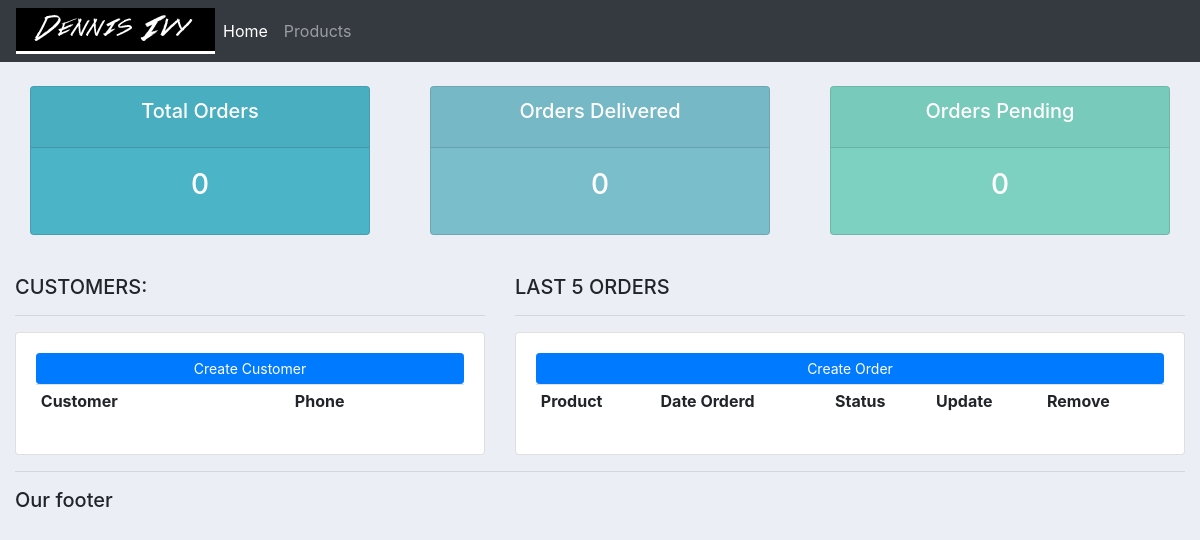
The app's page /, older data.
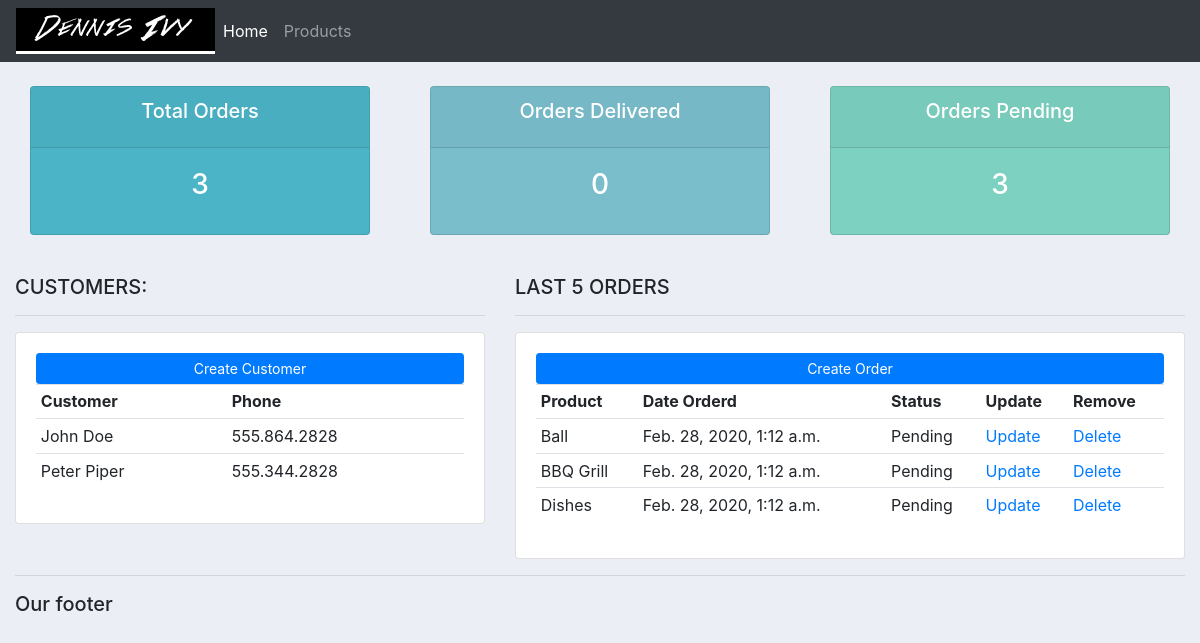
The same page, newer data.
### accounts/models.py (models this page shows, shortened)
class Customer(models.Model):
    name = models.CharField(max_length=200, null=True)
    phone = models.CharField(max_length=200, null=True)
    email = models.CharField(max_length=200, null=True)
    date_created = models.DateTimeField(auto_now_add=True, null=True)

class Order(models.Model):
    STATUS = (
        ('Pending', 'Pending'),
        ('Out of delivery', 'Out of delivery'),
        ('Delivered', 'Delivered')
    )
    customer = models.ForeignKey(Customer, null=True, on_delete=models.SET_NULL)
    product = models.ForeignKey(Product, null=True, on_delete=models.SET_NULL)
    date_created = models.DateTimeField(auto_now_add=True, null=True)
    status =  models.CharField(max_length=200, null=True, choices=STATUS)

class Product(models.Model):
    CATEGORY = (
        ('Indoor', 'Indoor'),
        ('Out door', 'Out door')
    )
    name = models.CharField(max_length=200, null=True)
    price = models.FloatField(null=True)
    category = models.CharField(max_length=200, null=True, choices=CATEGORY)
    description = models.CharField(max_length=200, null=True, blank=True)
    date_created = models.DateTimeField(auto_now_add=True, null=True)
    tags = models.ManyToManyField(Tag)
    def __str__(self):
        return self.name

### accounts/views.py (the view)
# urls.py: path('', views.home),
def home(request):
    orders = Order.objects.all()
    customers = Customer.objects.all()
    total_customers = customers.count()
    total_orders = orders.count()
    delivered = orders.filter(status='Delivered').count()
    pending = orders.filter(status='Pending').count()
    context = {
        'orders': orders,
        'customers': customers,
        'total_customers': total_customers,
        'total_orders': total_orders,
        'delivered': delivered,
        'pending': pending
    }
    return render(request, 'accounts/dashboard.html', context)

### templates/accounts/dashboard.html
{% extends 'accounts/main.html' %}
{% block content %}
{%  include 'accounts/status.html' %}
<br>
<div class="row">
	<div class="col-md-5">
		<h5>CUSTOMERS:</h5>
		<hr>
		<div class="card card-body">
			<a class="btn btn-primary  btn-sm btn-block" href="">Create Customer</a>
			<table class="table table-sm">
				<tr>
					<th>Customer</th>
					<th>Phone</th>
				</tr>
				{% for c in customers %}
					<tr>
						<td>{{ c.name }}</td>
						<td>{{ c.phone }}</td>
					</tr>
				{% endfor %}
			</table>
		</div>
	</div>
	<div class="col-md-7">
		<h5>LAST 5 ORDERS</h5>
		<hr>
		<div class="card card-body">
			<a class="btn btn-primary  btn-sm btn-block" href="">Create Order</a>
			<table class="table table-sm">
				<tr>
					<th>Product</th>
					<th>Date Orderd</th>
					<th>Status</th>
					<th>Update</th>
					<th>Remove</th>
				</tr>
				{% for o in orders %}
					<tr>
						<td>{{ o.product }}</td>
						<td>{{ o.date_created }}</td>
						<td>{{ o.status }}</td>
						<td><a href="">Update</a></td>
						<td><a href="">Delete</a></td>
					</tr>
				{% endfor %}
			</table>
		</div>
	</div>
</div>
{% endblock %}

### templates/accounts/main.html (shortened to what this page needs)
{% load static %}
<!DOCTYPE html>
<html lang="en">
<head>
    <link rel="stylesheet" href="https://stackpath.bootstrapcdn.com/bootstrap/4.3.1/css/bootstrap.min.css">
    <link rel="stylesheet" type="text/css" href="{% static '/css/main.css' %}">
</head>
<body>
    {% include 'accounts/navbar.html' %}
    <div class="container-fluid">
    {% block content %}
    {% endblock %}
    <hr>
    <h5>Our footer</h5>
</body>
</html>

### templates/accounts/navbar.html (shortened to what this page needs)
{% load static %}
<nav class="navbar navbar-expand-lg navbar-dark bg-dark">
  <img src="{% static 'images/logo.png' %}">
  <div class="collapse navbar-collapse" id="navbarNav">
    <ul class="navbar-nav">
      <li class="nav-item active">
        <a class="nav-link" href="#">Home</a>
      </li>
      <li class="nav-item">
        <a class="nav-link" href="#">Products</a>
      </li>
    </ul>
  </div>
</nav>

### templates/accounts/status.html
<br>
<div class="row">
	<div class="col">
		<div class="col-md">
			<div class="card text-center text-white  mb-3" id="total-orders">
			  	<div class="card-header">
			  		<h5 class="card-title">Total Orders</h5>
			  	</div>
			  	<div class="card-body">
			    	<h3 class="card-title">{{ total_orders }}</h3>
			  	</div>
			</div>
		</div>
	</div>
	<div class="col">
		<div class="col-md">
			<div class="card text-center text-white  mb-3" id="orders-delivered">
			  	<div class="card-header">
			  		<h5 class="card-title">Orders Delivered</h5>
			  	</div>
			  	<div class="card-body">
			    	<h3 class="card-title">{{ delivered }}</h3>
			  	</div>
			</div>
		</div>
	</div>
	<div class="col">
		<div class="col-md">
			<div class="card text-center text-white  mb-3" id="orders-pending">
			  	<div class="card-header">
			  		<h5 class="card-title">Orders Pending</h5>
			  	</div>
			  	<div class="card-body">
			    	<h3 class="card-title">{{ pending }}</h3>
			  	</div>
			</div>
		</div>
	</div>
</div>

### static/css/main.css (style rules this page uses)
body { background-color: #ebeff5; }
#total-orders { background-color: #4cb4c7; }
#orders-delivered { background-color: #7abecc; }
#orders-pending { background-color: #7CD1C0; }

Row changes from the older to the newer data that the page shows:
added Customer: name "John Doe", phone "555.864.2828"
added Customer: name "Peter Piper", phone "555.344.2828"
added Order: product "Ball", date_created "Feb. 28, 2020, 1:12 a.m.", status "Pending"
added Order: product "BBQ Grill", date_created "Feb. 28, 2020, 1:12 a.m.", status "Pending"
added Order: product "Dishes", date_created "Feb. 28, 2020, 1:12 a.m.", status "Pending"
Text that changed along with them:
{{ total_orders }}: "0" → "3"
{{ pending }}: "0" → "3"
